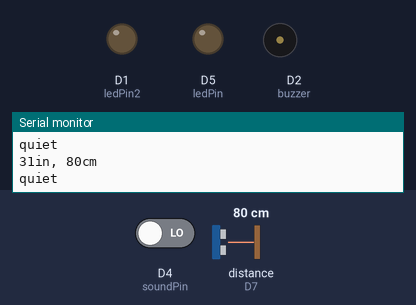
Recording of a sketch running on a simulated ESP8266 (Wemos D1 mini). Shown: output pins drawn as LEDs (lit = HIGH), buzzer (waves = sounding), the last lines printed to the serial monitor. Wiring (inferred from the names in the program): ultrasonic range finder: trigger D6; echo D7. Inputs (shaded band) come from the test bench; at power-on: distance to the obstacle (sensor on D7) 80 cm, D4 (soundPin) LOW. The echo pulse lasts 58.3 µs per cm; WiFi joins after 1.5 s; servers stay silent unless stated; pins used as bus, display or sensor lines are not drawn.

Above: at 2.7 s.
2.8 s: distance to the obstacle (sensor on D7) set to 22 cm
4.3 s: distance to the obstacle (sensor on D7) set to 17 cm
At 5.78 s:
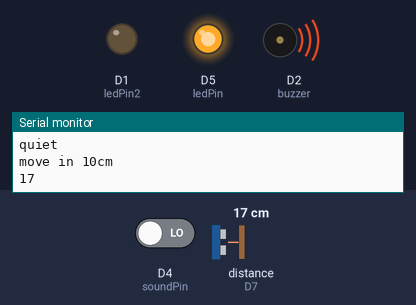
At 13.14 s:
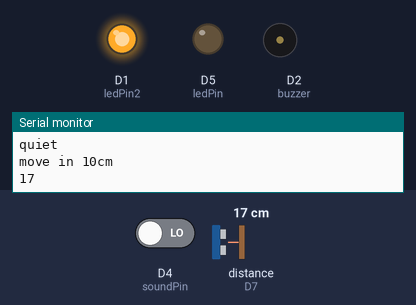
Timing chart, 0 to 13.3 s (numbered marks = the images above; inputs shaded):
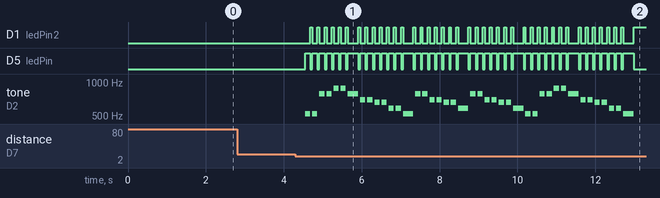

Measured:
- the behaviour switches between 20 and 19 cm on distance to the obstacle (sensor on D7) (found by bisection; images 0 and 1)
- after the input at 4.3 s, D1 (ledPin2): LOW → HIGH after 0.38 s, then repeats every 1.4 s: 5 × (LOW 0.13 s, HIGH 0.05 s), LOW 0.27 s, HIGH 0.05 s, LOW 0.13 s, HIGH 0.05 s; D5 (ledPin): LOW → HIGH after 0.25 s, then repeats every 1.4 s: 5 × (LOW 0.05 s, HIGH 0.13 s), LOW 0.05 s, HIGH 0.27 s, LOW 0.05 s, HIGH 0.13 s

The sketch:

arduino3_11.ino
```cpp
//此模組在上傳或開機時 麥克風的5V開關要先關掉才能上傳，不然會傳不上去
//czn-15e 聲音感測器
const int soundPin = 2; //D4=2 7;
int soundVal = 0;
//czn-15e 聲音感測器end
const int ledPin = 14;//14=d5
const int ledPin2 = 5;//d1=5
//beep蜂鳴器
const int buzzer = 4; //4就是d1 mini的D2
const int toneTable[7][5]={
    { 66, 131, 262, 523, 1046},  // C Do
    { 74, 147, 294, 587, 1175},  // D Re
    { 83, 165, 330, 659, 1318},  // E Mi
    { 88, 175, 349, 698, 1397},  // F Fa
    { 98, 196, 392, 784, 1568},  // G So
    {110, 220, 440, 880, 1760},  // A La
    {124, 247, 494, 988, 1976}   // B Si
};
char toneName[]="CDEFGAB";
const  char starTone[]="CCGGAAGFFEEDDCGGFFEEDGGFFEEDCCGGAAGFFEEDDC";
char beeTone[]="GEEFDDCDEFGGGGEEFDDCEGGEDDDDDEFEEEEEFGGEEFDDCEGGC";
int beeBeat[]={

    1,1,2, 1,1,2, 1,1,1,1,1,1,2,

    1,1,2, 1,1,2, 1,1,1,1,4,

    1,1,1,1,1,1,2, 1,1,1,1,1,1,2,

    1,1,2, 1,1,2, 1,1,1,1,4

};
int starBeat[]={
    1,1,1,1,1,1,2, 1,1,1,1,1,1,2,
    1,1,1,1,1,1,2, 1,1,1,1,1,1,2,
    1,1,1,1,1,1,2, 1,1,1,1,1,1,2
};

int getTone(char symbol) {
    int toneNo = 0;
    for ( int ii=0; ii<7; ii++ ) {
        if ( toneName[ii]==symbol ) {
            toneNo = ii;
            break;
        }
    }
    return toneNo;
}
//beep 蜂鳴器end
//超聲波測距
#define echoPin D7 // Echo Pin
#define trigPin D6 // Trigger Pin
long duration, cm, inches;
//超聲波測距end
#include <ESP8266WiFi.h>
#include <ESP8266WebServer.h>

const char* ssid = "ASUS_iot_2G";
const char* password = "1121314151";

ESP8266WebServer server(80);
void homepage() {
  server.send(200, "text/html",  SendHTML());
  Serial.println("同學開啟了網頁");
}

void setup() {
  Serial.begin (9600);

  pinMode(buzzer,OUTPUT);
  noTone(buzzer);
  pinMode(ledPin, OUTPUT);
  pinMode(ledPin2, OUTPUT);
  pinMode(trigPin, OUTPUT);
  pinMode(echoPin, INPUT);
  //初始化網絡
  WiFi.mode(WIFI_STA);
  WiFi.begin(ssid, password);
  WiFi.config(IPAddress(192,168,60,203), // IP位址
             IPAddress(192,168,60,254),  // 閘道（gateway）位址
             IPAddress(255,255,255,0));  // 網路遮罩（netmask）

  while (WiFi.status() != WL_CONNECTED) {
    delay(500);
    Serial.print(".");
  }
  Serial.println("");
  Serial.print("IP Address: ");
  Serial.println(WiFi.localIP());

  //初始化WebServer
  server.on("/", homepage);
  server.on("/openmusic", singstar);//打開音樂
  server.on("/openmusicbee", singbee);//打開音樂 bee
  server.begin();
  Serial.println("HTTP server started");
  pinMode(soundPin, INPUT);
}

void loop() {
  // The sensor is triggered by a HIGH pulse of 10 or more microseconds.
  // Give a short LOW pulse beforehand to ensure a clean HIGH pulse:
  digitalWrite(trigPin, LOW);
  delayMicroseconds(5);
  digitalWrite(trigPin, HIGH);
  delayMicroseconds(10);
  digitalWrite(trigPin, LOW);

  // Read the signal from the sensor: a HIGH pulse whose
  // duration is the time (in microseconds) from the sending
  // of the ping to the reception of its echo off of an object.
  pinMode(echoPin, INPUT);
  duration = pulseIn(echoPin, HIGH);

  // Convert the time into a distance
  cm = (duration/2) / 29.1;     // Divide by 29.1 or multiply by 0.0343
  inches = (duration/2) / 74;   // Divide by 74 or multiply by 0.0135

  Serial.print(inches);
  Serial.print("in, ");
  Serial.print(cm);
  Serial.print("cm");
  Serial.println();

  soundVal = digitalRead(soundPin);
  if (soundVal == HIGH)
  {
     Serial.println("loud");
     singbee();
     delay(3000);//要delay一下 以免麥克風又收到自己的聲音又開始放了
  }
  else
  {
     Serial.println("quiet");
  }


  if (cm <20)
  {
     Serial.println("move in 10cm");
     Serial.println(cm);
     singstar();
     delay(3000);//要delay一下 以免麥克風又收到自己的聲音又開始放了
  }

  delay(250);
  server.handleClient();//監聽客戶請求並處理
}

void singstar() {
     server.send(200, "text/html",  SendHTML());
  // star
   int  ii,length,toneNo,duration;
    length = sizeof(starTone)-1;
    for ( ii=0; ii<length; ii++ ) {
        digitalWrite(ledPin, HIGH);
        digitalWrite(ledPin2, LOW);
        toneNo = getTone(starTone[ii]);
        duration = starBeat[ii]*133;
        tone(buzzer,toneTable[toneNo][3]);
        delay(duration);
        noTone(buzzer);
        digitalWrite(ledPin, LOW);
        digitalWrite(ledPin2, HIGH);
        delay(50);
    }
    noTone(buzzer);
}
void singbee() {
     server.send(200, "text/html",  SendHTML());
  // bee
   int  ii,length,toneNo,duration;
  length = sizeof(beeTone)-1;

    for ( ii=0; ii<length; ii++ ) {
        digitalWrite(ledPin, HIGH);
        digitalWrite(ledPin2, LOW);
        toneNo = getTone(beeTone[ii]);
        duration = beeBeat[ii]*133;
        tone(buzzer,toneTable[toneNo][3]);
        delay(duration);
        noTone(buzzer);
        digitalWrite(ledPin2, HIGH);
        digitalWrite(ledPin, LOW);
        delay(50);
    }
}
String SendHTML(){
  String ptr = "<!DOCTYPE html> <html>\n";
  ptr +="<head><meta name=\"viewport\" content=\"width=device-width, initial-scale=1.0, user-scalable=no\"><meta charset=\"UTF-8\">\n";
  ptr +="<title>雲端控制器</title>\n";
  ptr +="<style>html { font-family: Helvetica; display: inline-block; margin: 0px auto; text-align: center;}\n";
  ptr +="body{margin-top: 50px;} h1 {color: #444444;margin: 50px auto 30px;} h3 {color: #444444;margin-bottom: 50px;}\n";
  ptr +=".button {display: block;width: 80px;background-color: #1abc9c;border: none;color: white;padding: 13px 30px;text-decoration: none;font-size: 25px;margin: 0px auto 35px;cursor: pointer;border-radius: 4px;}\n";
  ptr +=".button-on {background-color: #1abc9c;}\n";
  ptr +=".button-on:active {background-color: #16a085;}\n";
  ptr +=".button-off {background-color: #34495e;}\n";
  ptr +=".button-off:active {background-color: #2c3e50;}\n";
  ptr +="p {font-size: 14px;color: #888;margin-bottom: 10px;}\n";
  ptr +="</style>\n";
  ptr +="</head>\n";
  ptr +="<body>\n";
  ptr +="<h1> ESP8266 網頁伺服器</h1>\n";
  ptr +="<h3>勞動部勞動力發展署中彰投分署</h3>\n";
  ptr +="<a class=\"button button-off\" href=\"/openmusic\">放音樂</a>\n";
  ptr +="<a class=\"button button-off\" href=\"/openmusicbee\">放小蜜蜂音樂</a>\n";
   ptr +="<hr><h3>power by kunlex ,davidou 2019 </h3>\n";

  ptr +="</body>\n";
  ptr +="</html>\n";
  return ptr;
}
```
